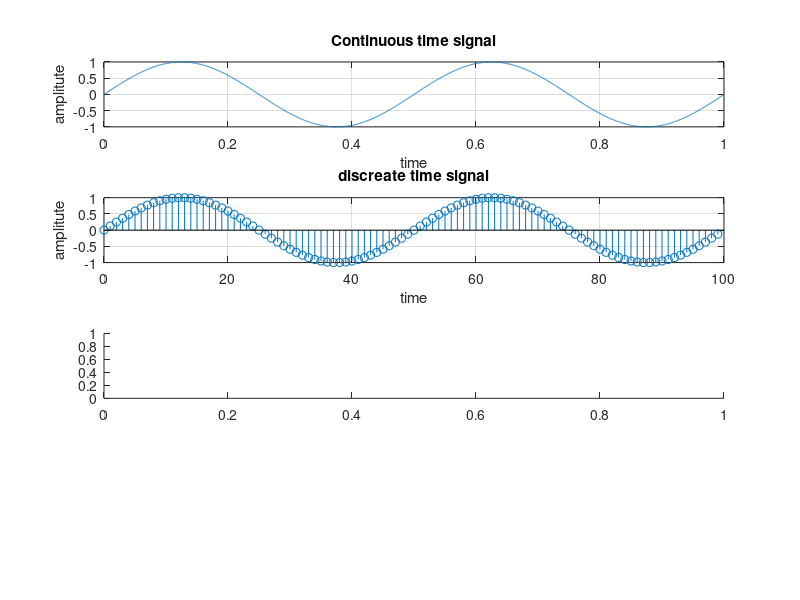

MATLAB code for this plot: (Note: this script raises an error after producing the figure.)
clc;
clear all;
close all;
T=1;
t=0:0.0001:T;
f=2;

x=sin(2*pi*f*t);
subplot(4,1,1);
plot(t,x);
grid on;
xlabel('time');
ylabel('amplitute');
title('Continuous time signal');

fs=100;
ts=1/fs;
N=T*fs;
n=0:N-1;
xn=sin(2*pi*f*ts*n);
subplot(4,1,2);
stem(n,xn);
grid on;
xlabel('time');
ylabel('amplitute');
title('discreate time signal');

k=0:N-1;
for n=0:N-1
    xk(n+1)= sum(xn.*exp(-(j*2*pi*k*n)/N));
end
subplot(4,1,3);
stem(n,xk);
